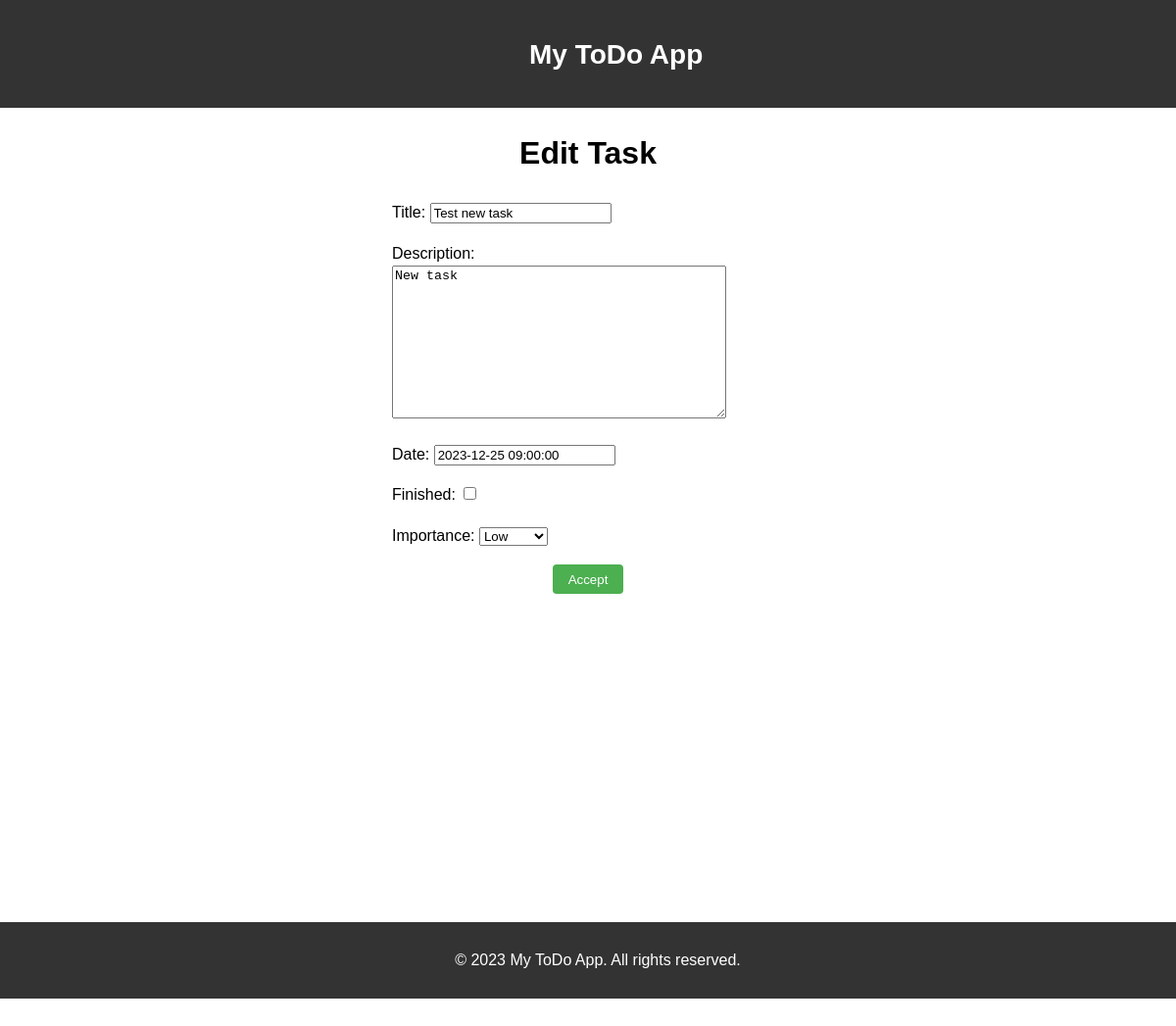
The app's page /edit/5, older data.
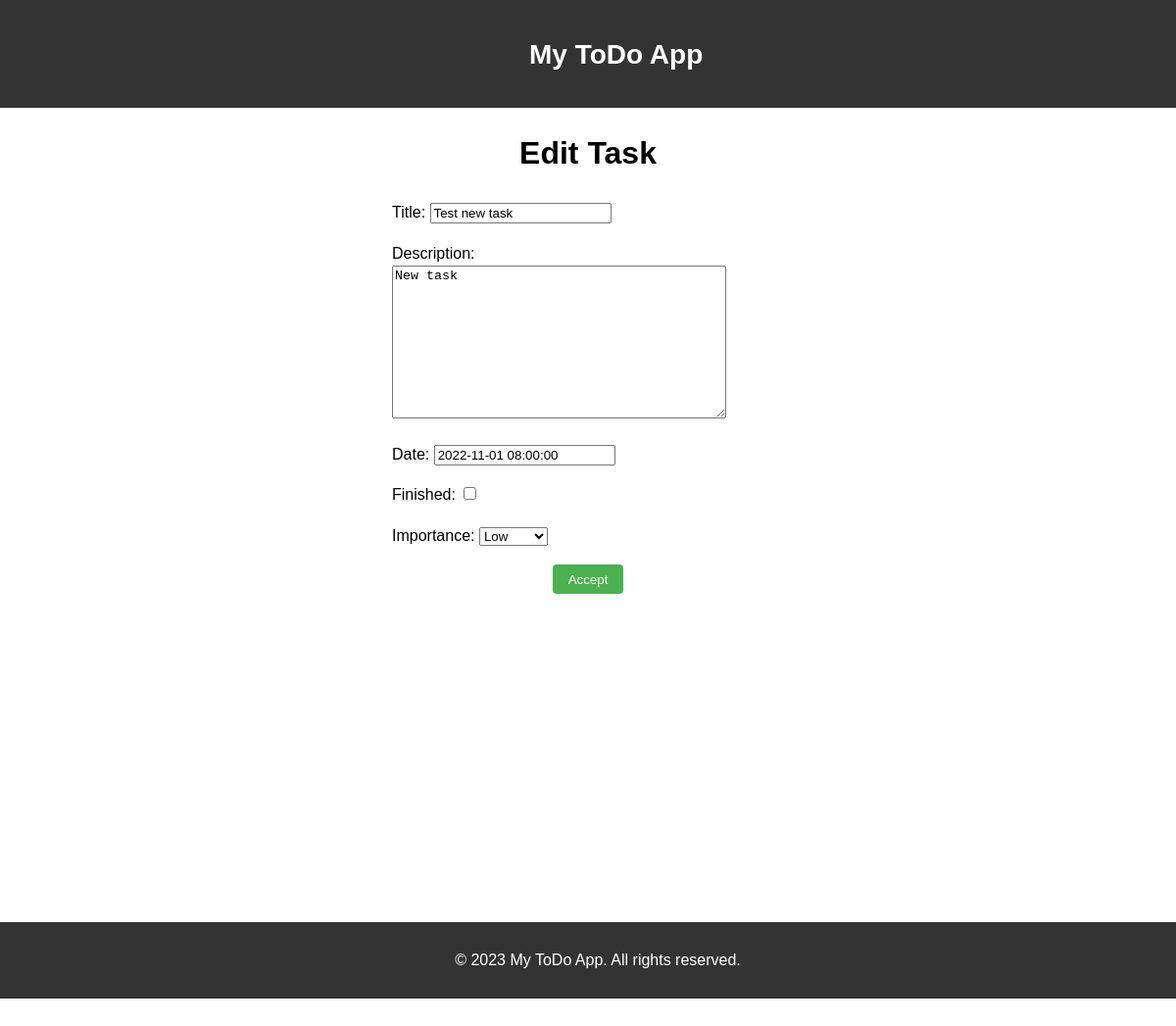
The same page, newer data.
### todolist/models.py (models this page shows, shortened)
class Task(models.Model):
    title = models.CharField(max_length=50, verbose_name='Title')
    slug = models.SlugField(max_length=50, unique=True, db_index=True, verbose_name='URL')
    description = models.TextField(verbose_name='Description')
    finish_date = models.DateTimeField(verbose_name='Date')
    finished = models.BooleanField(default=False, verbose_name='Finished')
    signif = models.ForeignKey('Importance', on_delete=models.PROTECT, null=True,
                               verbose_name='Importance')
    tag = TaggableManager()
    class Meta:
        ordering = [ 'signif','finished', 'title', '-finish_date']

### todolist/views.py (the view)
# urls.py: path('edit/<int:task_id>', views.edit_task, name='edit_task'),
def edit_task(request, task_id):
    task = get_object_or_404(Task, id=task_id)
    sent = False
    if request.method == 'POST':
        form = EditTaskForm(request.POST, instance=task)
        if form.is_valid():
            cd = form.cleaned_data
            slug = slugify(cd['title'])
            task.title = cd['title']
            task.slug = slug
            task.description = cd['description']
            task.finish_date = cd['finish_date']
            task.finished = cd['finished']
            task.signif = Importance.objects.get(pk=request.POST['signif'])
            task.save()
            sent = True
        return redirect(task, task_id=task.id)
    else:
        form = EditTaskForm(instance=task)
    return render(request, 'todolist/edit_task.html', {
        'sent':sent,
        'form':form,
        'task': task,
        'importances':importances
    })

### todolist/forms.py
class EditTaskForm(forms.ModelForm):
    class Meta:
        model = Task
        fields = ['title', 'description', 'finish_date', 'finished', 'signif']
        widgets = {
            'finish_date':forms.DateTimeInput()
        }

### todolist/models.py (called while the page is built)
    def __str__(self):
        return self.importance

### todolist/templates/todolist/edit_task.html (shortened to what this page needs)
{% extends "todolist/base.html" %}
{% block content%}
{% if sent %}
<a href="{% url 'todolist:task_detail' task.id%}">Go back to edited task</a>
{% else %}
<h1 style="text-align: center;">Edit Task</h1>
<form method="POST">
    <div class="form-container">
        {{ form.as_p}}
        <input type="submit" value="Accept" class="form-submit">
    </div>
</form>
{% endif %}
{% endblock %}

Row changes from the older to the newer data that the page shows:
changed Task "Test new task": finish_date "2023-12-25 09:00:00" → "2022-11-01 08:00:00"
